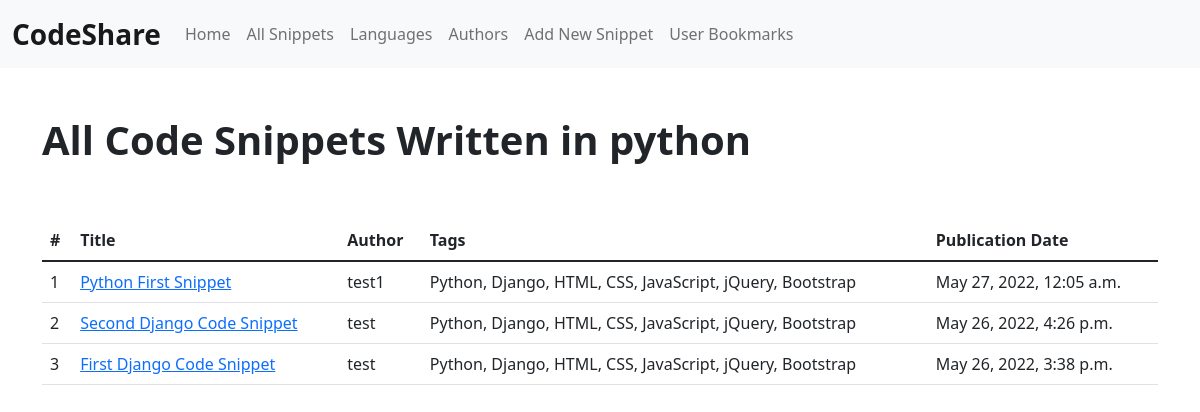
Screenshot of /languages/python with the database file from the repository.
### cab/models.py (models this page shows, shortened)
class Language(models.Model):
    name = models.CharField(max_length=100, help_text = _("The name of the language"))
    slug = models.SlugField(unique=True , help_text = _("A unique slug to identify it in URLs"))
    language_code = models.CharField(max_length=50 , help_text = _("A language code that pygments can use to load the appropriate syntax-highlighting module"))
    mime_type = models.CharField(max_length=100 , help_text = _("A MIME type to use when sending a snippet file in this language"))
    objects = models.Manager()
    top_objects = managers.LanguageManager()
    class Meta:
        ordering = ['name']

class Snippet(models.Model):
    title = models.CharField(max_length=255)
    language = models.ForeignKey(Language, on_delete=models.CASCADE , help_text= _("A foreign key pointing at the Language the snippet is written in"))
    author = models.ForeignKey(User, on_delete=models.CASCADE, help_text = _("A foreign key to Django’s User model to represent the snippet’s author."))
    description = models.TextField()
    description_html = models.TextField(editable=False)
    code = models.TextField(help_text=_("The actual code"))
    highlighted_code = models.TextField(editable=False, help_text=_("Syntax-highlighted HTML version separate from the original code"))
    tags = TagField( help_text=_("A list of tags"))
    pub_date = models.DateTimeField(editable=False, help_text=_("The date and time when the snippet was first posted"))
    updated_date = models.DateTimeField(editable=False, help_text=_("The date and time when it was last updated"))
    class Meta:
        ordering = ['-pub_date']
    objects = models.Manager()
    score_objects = managers.SnippetManager()

### cab/views.py (the view)
# urls.py: path("languages/<slug:slug_lang>", views.languageDetail, name="cab_language_detail"),
def languageDetail(request, slug_lang):
    template_name = 'cab/language_detail.html'
    try:
        lang = Language.objects.get(slug=slug_lang)
        snippets = lang.snippet_set.all()
    except Language.DoesNotExist:
        messages.error(request, "Requested Page Does Not Exist.")
        return redirect(reverse("index"))
    except Exception as e:
        logger.error(e, exc_info=sys.exc_info())
        messages.error(
            request, "There might be some error caught. Try again after some time.")
        return redirect(reverse("index"))
    context = {
        "snippets": snippets,
        "lang": lang
    }
    return render(request, template_name, context)

### cab/templates/cab/language_detail.html
{% extends 'base.html' %}
{% block content %}
    <div class="container my-5">
        <div class="row">
            <div class="col-12">
                <h1 class="fs-1 fw-bolder">
                    All Code Snippets Written in {{ lang.name }}
                </h1>
            </div>
        </div>
        <div class="row justify-content-center my-5">
            <div class="col-12 ">
                <table class="table">
                    <thead>
                      <tr>
                        <th scope="col">#</th>
                        <th scope="col">Title</th>
                        <th scope="col">Author</th>
                        <th scope="col">Tags</th>
                        <th scope="col">Publication Date</th>
                      </tr>
                    </thead>
                    <tbody>
                        {% for snippet in snippets  %}
                            <tr>
                                <td>{{ forloop.counter }}</td>
                                <td><a href="{% url 'cab_snippet_detail' snippet.id %}">{{ snippet.title }}</a></td>
                                <td>{{ snippet.author }}</td>
                                <td>{{ snippet.tags }}</td>
                                <td>{{ snippet.pub_date }}</td>
                            </tr>
                        {% endfor %}
                    </tbody>
                  </table>
            </div>
        </div>
    </div>
{% endblock %}

### cab/templates/cab/base.html (shortened to what this page needs)
{% load static %}
<!doctype html>
<html lang="en">
<head>
    <link rel="stylesheet" href="{% static 'css/bootstrap.min.css' %}">
</head>
<body>
    {% block header %}
        {% include 'header.html' %}
    {% endblock header %}
    {% block content %}
    {% endblock content %}
</body>
</html>

### cab/templates/cab/header.html (shortened to what this page needs)
<nav class="navbar navbar-expand-lg navbar-light bg-light">
    <div class="container-fluid">
      <a class="navbar-brand fs-3 fw-bolder" href="{% url 'index' %}">CodeShare</a>
      <div class="collapse navbar-collapse" id="navbarSupportedContent">
        <ul class="navbar-nav me-auto mb-2 mb-lg-0">
          <li class="nav-item">
            <a class="nav-link" aria-current="page" href="{% url 'index' %}">Home</a>
          </li>
          <li class="nav-item">
            <a class="nav-link" aria-current="page" href="{% url 'cab_snippet_list' %}">All Snippets</a>
          </li>
          <li class="nav-item">
            <a class="nav-link" aria-current="page" href="{% url 'cab_language_list' %}">Languages</a>
          </li>
          <li class="nav-item">
            <a class="nav-link" aria-current="page" href="{% url 'cab_author_list' %}">Authors</a>
          </li>
          <li class="nav-item">
            <a class="nav-link" aria-current="page" href="{% url 'cab_snippet_add' %}">Add New Snippet</a>
          </li>
          <li class="nav-item">
            <a class="nav-link" aria-current="page" href="{% url 'cab_user_bookmarks' %}">User Bookmarks</a>
          </li>
        </ul>
      </div>
    </div>
  </nav>

### rows the page displays
Language: name "python"
Snippet: title "Python First Snippet", author "test1", tags "Python, Django, HTML, CSS, JavaScript, jQuery, Bootstrap", pub_date "May 27, 2022, 12:05 a.m."
Snippet: title "Second Django Code Snippet", author "test", tags "Python, Django, HTML, CSS, JavaScript, jQuery, Bootstrap", pub_date "May 26, 2022, 4:26 p.m."
Snippet: title "First Django Code Snippet", author "test", tags "Python, Django, HTML, CSS, JavaScript, jQuery, Bootstrap", pub_date "May 26, 2022, 3:38 p.m."
